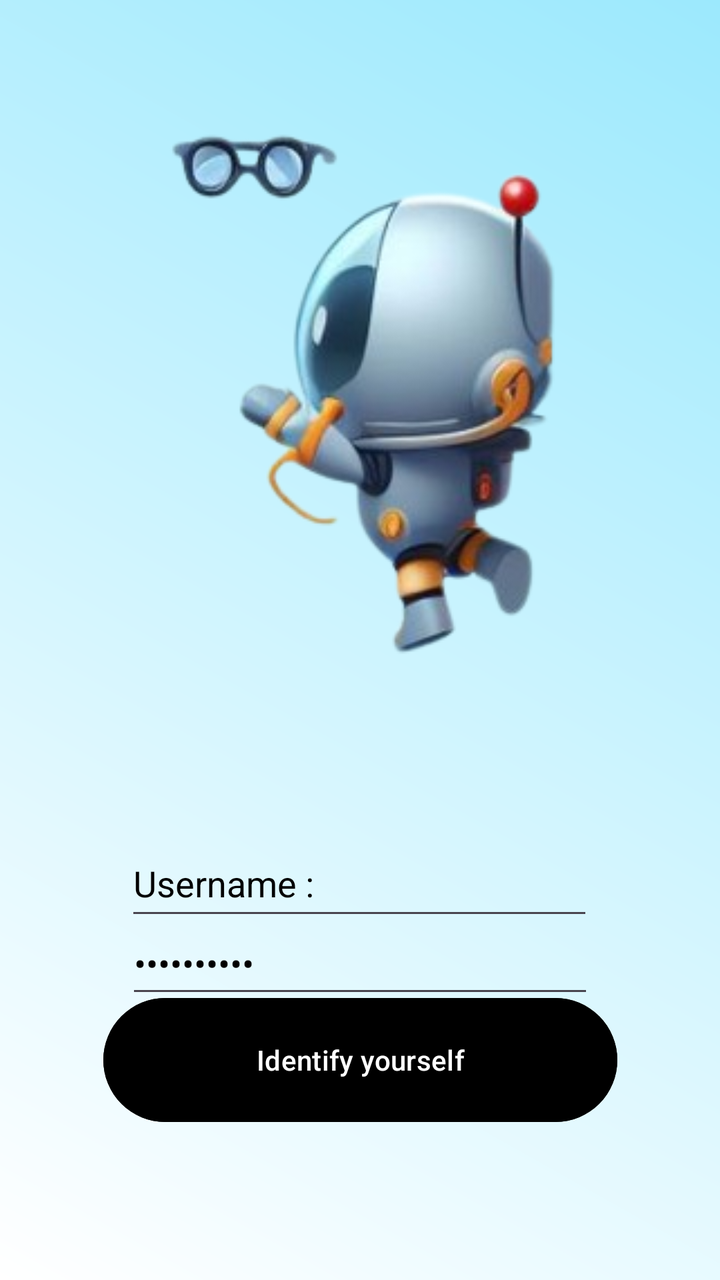
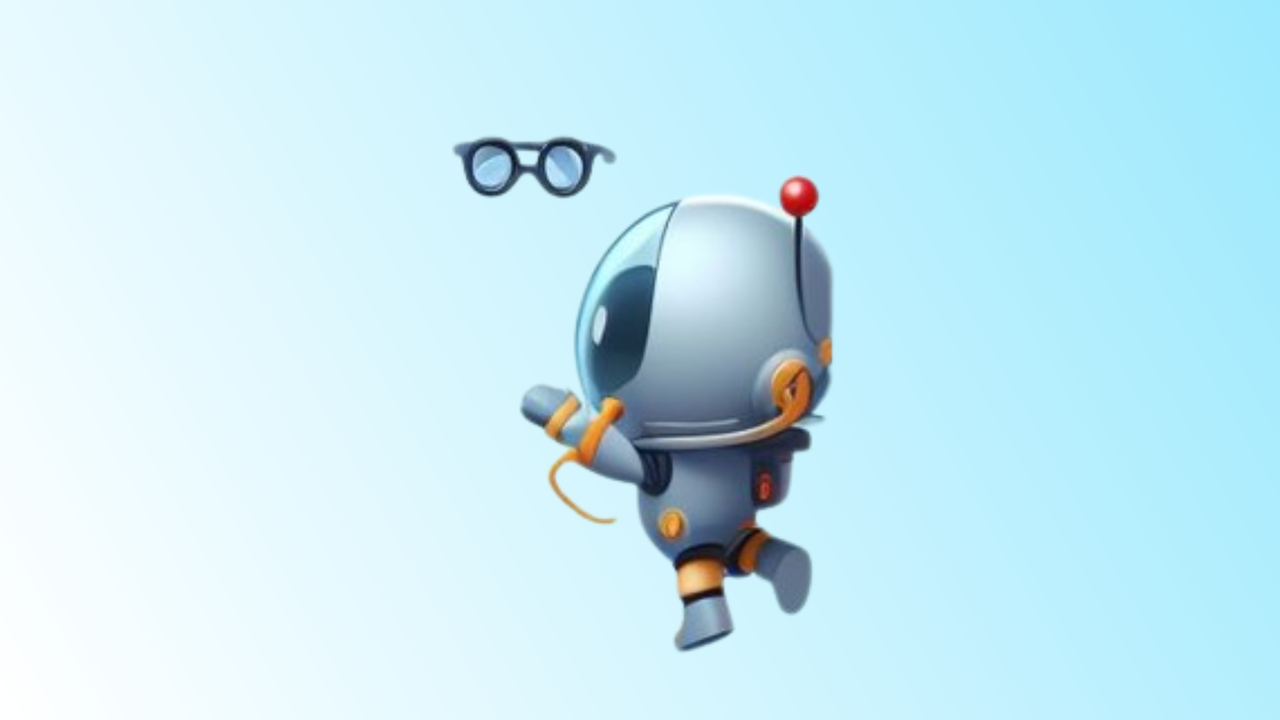

Compare how this app lays out the same screen by default and in its alternative resource folder. The renders come first, then the two layout files and the values they reference.
<!-- AndroidManifest.xml: application theme Theme.AIQMIND -->
<!-- res/layout/activity_login.xml -->
<?xml version="1.0" encoding="utf-8"?>
<androidx.constraintlayout.widget.ConstraintLayout xmlns:android="http://schemas.android.com/apk/res/android"
    xmlns:app="http://schemas.android.com/apk/res-auto"
    xmlns:tools="http://schemas.android.com/tools"
    android:layout_width="match_parent"
    android:layout_height="match_parent"
    android:background="@drawable/degrade"
    tools:context=".login_page">


    <com.google.android.material.textfield.TextInputEditText
        android:id="@+id/username"
        android:layout_width="234dp"
        android:layout_height="50dp"
        android:layout_marginStart="88dp"
        android:layout_marginTop="30dp"
        android:layout_marginEnd="89dp"
        android:hint="@string/username"
        android:textColor="@color/black"
        android:textColorHint="@color/black"
        app:layout_constraintEnd_toEndOf="parent"
        app:layout_constraintStart_toStartOf="parent"
        app:layout_constraintTop_toBottomOf="@+id/imageView" />

    <ProgressBar
        android:id="@+id/progressBar"
        android:layout_width="73dp"
        android:layout_height="65dp"
        android:visibility="gone"
        app:layout_constraintEnd_toEndOf="parent"
        app:layout_constraintStart_toStartOf="parent"
        app:layout_constraintTop_toBottomOf="@+id/connexion" />

    <Button
        android:id="@+id/connexion"
        style="@style/Widget.Material3.Button"
        android:layout_width="257dp"
        android:layout_height="70dp"
        android:layout_marginStart="77dp"
        android:layout_marginEnd="77dp"
        android:layout_marginBottom="75dp"
        android:backgroundTint="@color/black"
        android:text="@string/identify"
        android:textColor="@color/white"
        app:layout_constraintBottom_toBottomOf="parent"
        app:layout_constraintEnd_toEndOf="parent"
        app:layout_constraintStart_toStartOf="parent" />

    <ImageView
        android:id="@+id/imageView"
        android:layout_width="233dp"
        android:layout_height="350dp"
        android:layout_marginStart="81dp"
        android:layout_marginTop="35dp"
        android:layout_marginEnd="79dp"
        app:layout_constraintEnd_toEndOf="parent"
        app:layout_constraintStart_toStartOf="parent"
        app:layout_constraintTop_toTopOf="parent"
        app:srcCompat="@drawable/screenshot_2024_03_31_201419_removebg_preview" />

    <EditText
        android:id="@+id/loginTextPassword"
        android:layout_width="234dp"
        android:layout_height="48dp"
        android:ems="10"
        android:inputType="textPassword"
        android:text="@string/password"
        android:textColor="@color/black"
        android:textColorHint="@color/black"
        app:layout_constraintBottom_toTopOf="@+id/connexion"
        app:layout_constraintEnd_toEndOf="parent"
        app:layout_constraintStart_toStartOf="parent"
        app:layout_constraintTop_toBottomOf="@+id/username" />

</androidx.constraintlayout.widget.ConstraintLayout>
<!-- resources referenced by this layout -->
<resources>
  <color name="black">#FF000000</color>
  <color name="white">#FFFFFFFF</color>
  <!-- drawable degrade (drawable) -->
  <?xml version="1.0" encoding="utf-8"?>
  <shape xmlns:android="http://schemas.android.com/apk/res/android">
      <gradient
          android:startColor="@color/white"
      android:endColor="#9CE9FD"
      android:angle="45"
      />
  </shape>
  <!-- drawable screenshot_2024_03_31_201419_removebg_preview: png bitmap (drawable, 51413 bytes) -->
  <string name="identify"> Identify yourself</string>
  <string name="password"> Password : </string>
  <string name="username"> Username : </string>
  <style name="Theme.AIQMIND" parent="Base.Theme.AIQMIND" />
  <style name="Base.Theme.AIQMIND" parent="Theme.Material3.DayNight.NoActionBar">
          
          
      </style>
</resources>
<!-- res/layout-land/activity_login.xml (the repository's variant of the layout above) -->
<!-- drawn on the phone turned sideways -->
<?xml version="1.0" encoding="utf-8"?>
<androidx.constraintlayout.widget.ConstraintLayout xmlns:android="http://schemas.android.com/apk/res/android"
    xmlns:app="http://schemas.android.com/apk/res-auto"
    xmlns:tools="http://schemas.android.com/tools"
    android:layout_width="match_parent"
    android:layout_height="match_parent"
    android:background="@drawable/degrade"
    tools:context=".login_page">


    <com.google.android.material.textfield.TextInputEditText
        android:id="@+id/username"
        android:layout_width="234dp"
        android:layout_height="50dp"
        android:layout_marginStart="88dp"
        android:layout_marginTop="30dp"
        android:layout_marginEnd="89dp"
        android:hint="@string/username"
        android:textColor="@color/black"
        android:textColorHint="@color/black"
        app:layout_constraintEnd_toEndOf="parent"
        app:layout_constraintStart_toStartOf="parent"
        app:layout_constraintTop_toBottomOf="@+id/imageView" />

    <com.google.android.material.textfield.TextInputEditText
        android:id="@+id/password"
        android:layout_width="235dp"
        android:layout_height="51dp"
        android:layout_marginStart="87dp"
        android:layout_marginTop="48dp"
        android:layout_marginEnd="89dp"
        android:hint="@string/password"
        android:textColor="@color/black"
        android:textColorHint="@color/black"
        app:layout_constraintEnd_toEndOf="parent"
        app:layout_constraintHorizontal_bias="0.444"
        app:layout_constraintStart_toStartOf="parent"
        app:layout_constraintTop_toBottomOf="@+id/username" />

    <Button
        android:id="@+id/connexion"
        style="@style/Widget.Material3.Button"
        android:layout_width="257dp"
        android:layout_height="70dp"
        android:layout_marginStart="77dp"
        android:layout_marginTop="76dp"
        android:layout_marginEnd="77dp"
        android:layout_marginBottom="75dp"
        android:backgroundTint="@color/black"
        android:text="@string/identify"
        android:textColor="@color/white"
        app:layout_constraintBottom_toBottomOf="parent"
        app:layout_constraintEnd_toEndOf="parent"
        app:layout_constraintStart_toStartOf="parent"
        app:layout_constraintTop_toBottomOf="@+id/password" />

    <ImageView
        android:id="@+id/imageView"
        android:layout_width="233dp"
        android:layout_height="350dp"
        android:layout_marginStart="81dp"
        android:layout_marginTop="35dp"
        android:layout_marginEnd="79dp"
        app:layout_constraintEnd_toEndOf="parent"
        app:layout_constraintStart_toStartOf="parent"
        app:layout_constraintTop_toTopOf="parent"
        app:srcCompat="@drawable/screenshot_2024_03_31_201419_removebg_preview" />

</androidx.constraintlayout.widget.ConstraintLayout>
